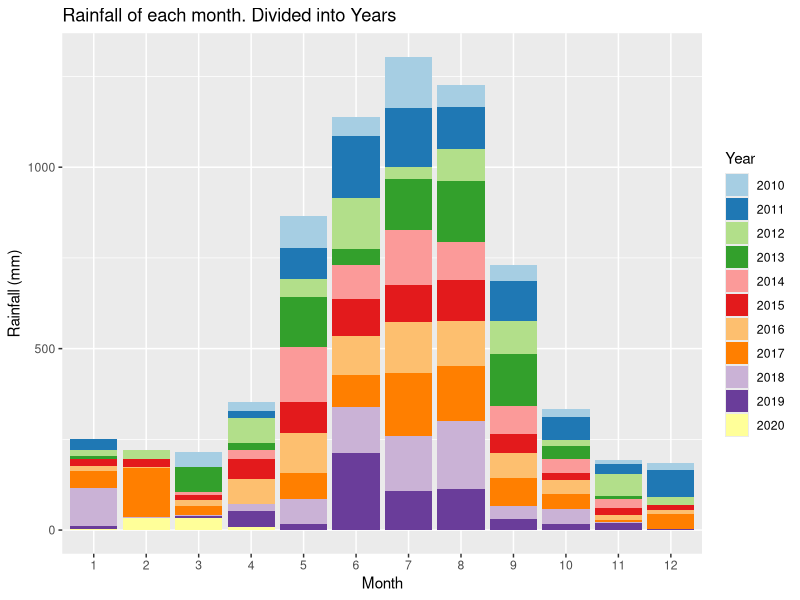
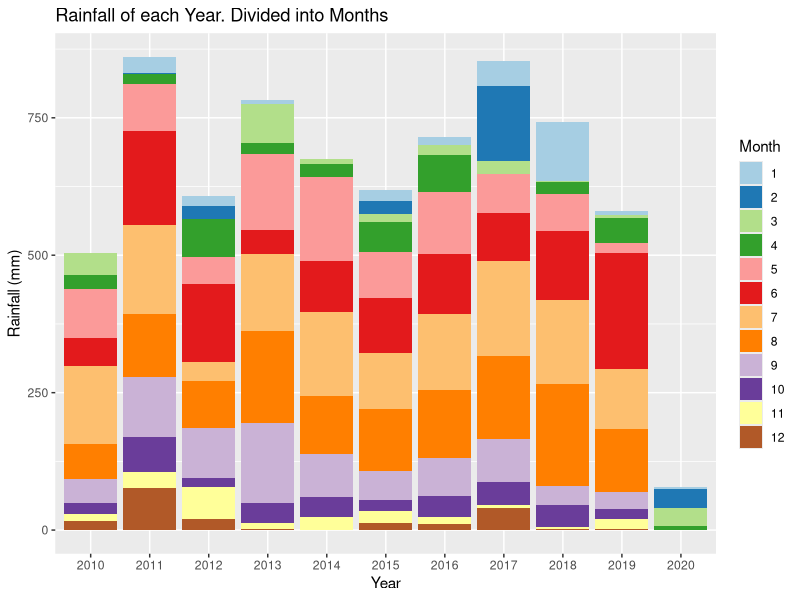
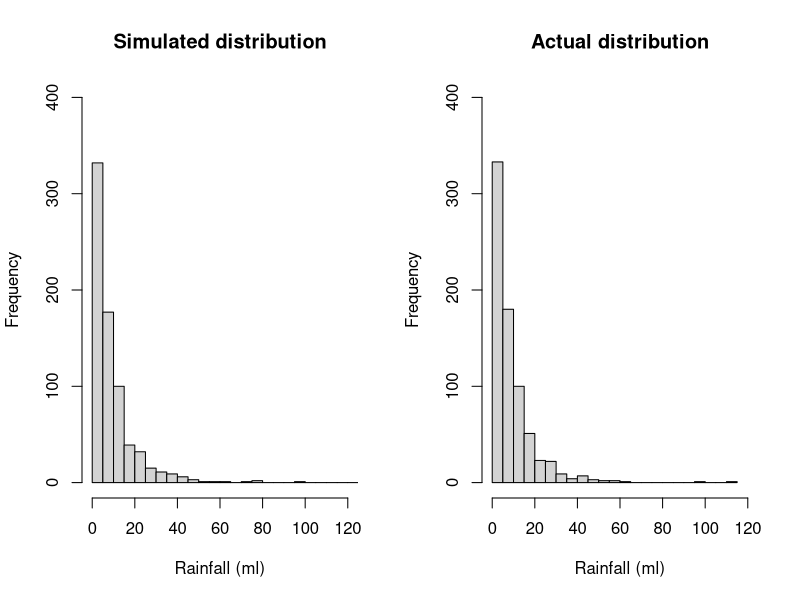
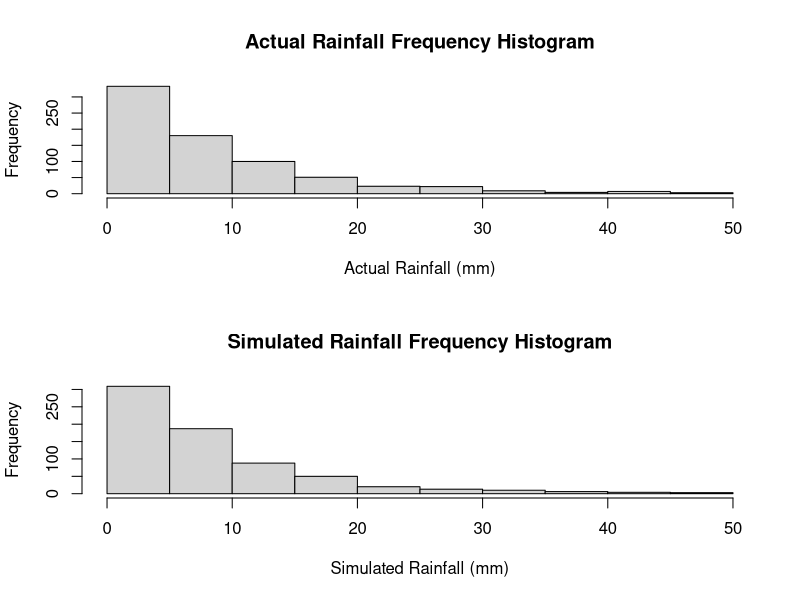
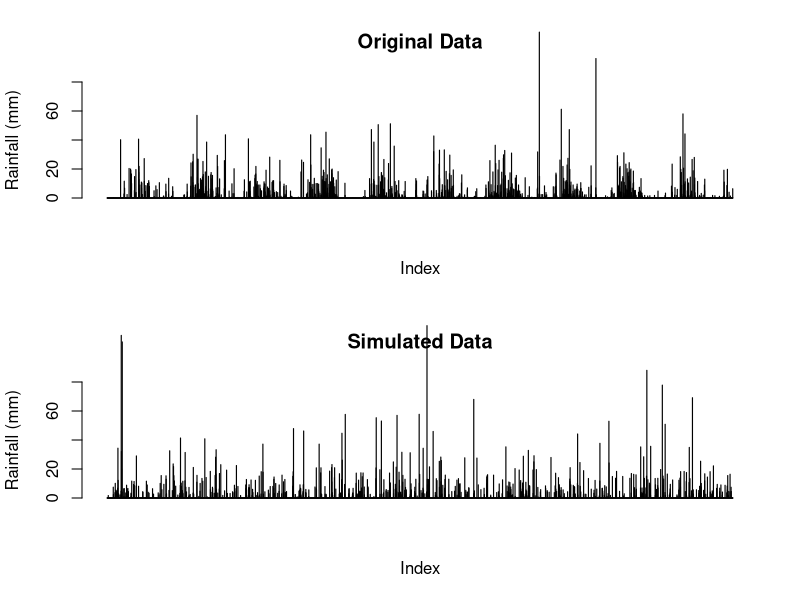
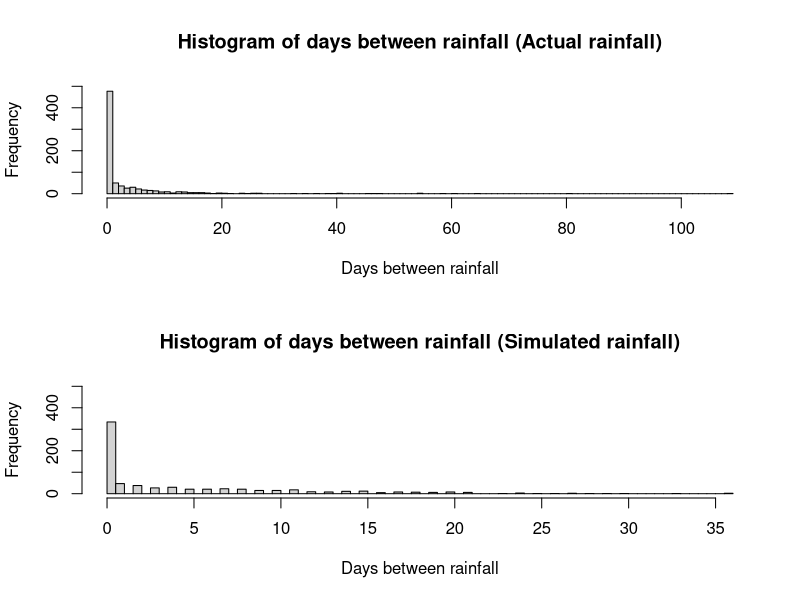
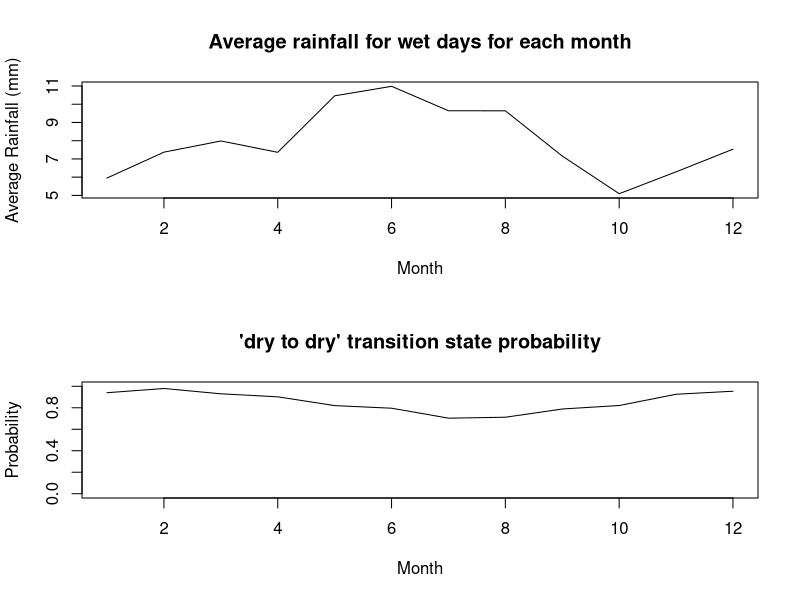
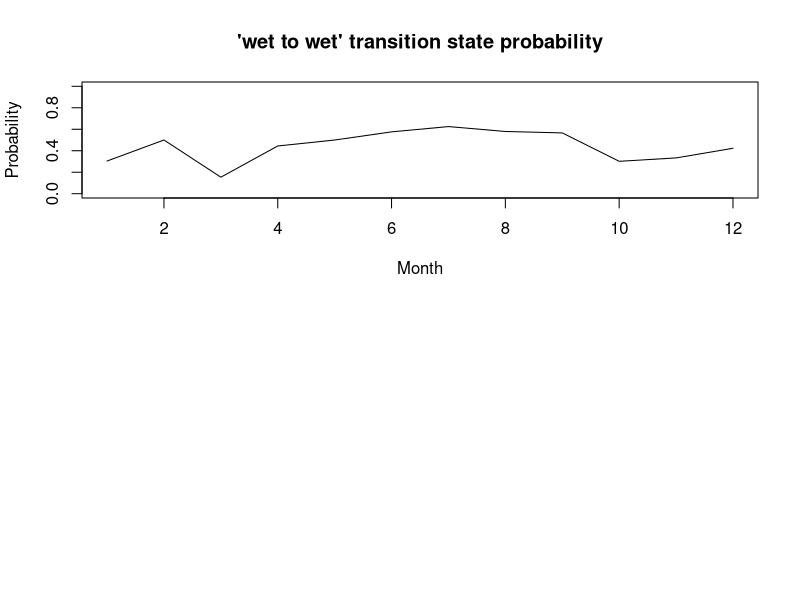

R code for these plots, in order: (Note: this script raises an error after producing the figures.)
## ---- chunk 1
knitr::opts_chunk$set(echo = TRUE)
## ---- chunk 2
# Reading in the data from the csv file
data <-  read.csv("IDCJAC0009_009225_1800_Data.csv")
weather_data <- data
weather_data <- weather_data[which(is.na(weather_data$Rainfall.amount..millimetres.) == FALSE),] # excluding rows with no rainfall record made 
## ---- chunk 3
weather_data$date <- do.call(paste, c(weather_data[c("Day", "Month", "Year")], sep = "-")) # creating a column that contains the date for easy indentification
## ---- chunk 4
# function to categorise day as either 'wet' or 'dry' for the Markov Chain functions
state <- function(x){
  stateList <- c()
  for(ii in 1:length(x)){
    if(x[ii] < 1){
      stateList <- c(stateList, "dry")
    }
    if(x[ii] >= 1){
      stateList <- c(stateList, "wet")
    }
  }
  return(stateList)
}
weather_data$state <- state(weather_data$Rainfall.amount..millimetres.)
## ---- chunk 5
head(weather_data[,c('Rainfall.amount..millimetres.','state')], 10)
## ---- chunk 6
# function establishing Markov Chain transition state. Establishing the relationship between the rainfall of a given day and the day before it.
transitionState <- function(x){
  transitionStateList <- c('') #can't find transition state of first observation
  for(i in 2:length(x)){
    if(x[i] == "dry"){
      if (x[i-1] == "dry"){
        transitionStateList <- c(transitionStateList, "DryToDry")
      }
      else {
        transitionStateList <- c(transitionStateList, "WetToDry")
      }
    }
    if(x[i] == "wet"){
      if (x[i-1] == "dry"){
        transitionStateList <- c(transitionStateList, "DryToWet")
      }
      else {
        transitionStateList <- c(transitionStateList, "WetToWet")
      }
    }
  }
  return(transitionStateList)
}
weather_data$transitionState <- transitionState(weather_data$state)
## ---- chunk 7
head(weather_data[,c('Rainfall.amount..millimetres.','state', 'transitionState')], 10)
## ---- chunk 8
train_data <- subset(weather_data, Year >= 2010) # only look at the most recent, relevant data.
library(ggplot2)
library(RColorBrewer)

# explorative plots investigating the distribution of rainfall across months and years

# Plotting the rainfall data (grouped by years and months)
# Distribution of rainfall by month (segmented by year)
ggplot(train_data, aes(x = factor(Month), y = Rainfall.amount..millimetres., fill = factor(Year))) + 
  geom_bar(stat = "identity") + 
  scale_fill_brewer(palette = "Paired") + 
  xlab("Month")+
  ylab("Rainfall (mm)")+
  labs(fill = "Year")+
  ggtitle("Rainfall of each month. Divided into Years")
# There does appear to be a rough distribution of rainfall by month. Most years May, June, July, August, and September (month 5-9) have the most rain. There are outliers

ggplot(train_data, aes(x = factor(Year), y = Rainfall.amount..millimetres., fill = factor(Month))) + 
  geom_bar(stat = "identity") + 
  scale_fill_brewer(palette = "Paired") + 
  xlab("Year")+
  ylab("Rainfall (mm)")+
  labs(fill = "Month")+
  ggtitle("Rainfall of each Year. Divided into Months")
# There does not appear to be any obvious pattern in the rainfall across the 10 years (note. 2020 only contains 4 months of data, hence the low rainfall). The average looks to be around 650-700 mm. 
## ---- chunk 9
table(train_data$Month, train_data$Year) # only four months of data in 2020
## ---- chunk 10
#Calculating transition state probabilities, in general (no respect to month or season)
weatherTable <- table(train_data$transitionState)
weatherTable

probWetToWet = weatherTable['WetToWet'] / (weatherTable['WetToWet'] + weatherTable['WetToDry'])
probWetToWet

probDryToDry = weatherTable['DryToDry'] / (weatherTable['DryToDry'] + weatherTable['DryToWet'])
probDryToDry
## ---- chunk 11
#Basic generator (No seasonal variation)

#calculated above
generateRainfallBasic <- function(genLength){
  currentState = "dry" # Years start with very little rain, so more likely to start dry
  rainAmountList <- c()
  for (i3 in 1:genLength){
    if (currentState == "dry"){
      if (runif(1) < probDryToDry){
        currentState = "dry"
      }
      else{
        currentState = "wet"
      }
    }
    else if (currentState == "wet"){
      if (runif(1) < probWetToWet){
        currentState = "wet"
      }
      else{
        currentState = "dry"
      }
    }
    #generating amount of rainfall if state is wet, else 0
    if (currentState == "wet"){
      rainAmount <- 5.66*exp(rnorm(1))
      rainAmountList <- c(rainAmountList, rainAmount)
    }
    else{
      rainAmountList <- c(rainAmountList, 0)
    }
  }
  return(rainAmountList)
}
## ---- chunk 12
#comparing log-normal against actual data, veeerryyyy close fit, will use log-normal for rainfall sim
par(mfrow=c(1,2))
p1 <- 5.66*exp(rnorm(732))
hist(p1, breaks = 30, xlim = c(0,120), ylim = c(0,400), main = "Simulated distribution", xlab = "Rainfall (ml)")

p2 <- train_data$Rainfall.amount..millimetres.[train_data$Rainfall.amount..millimetres.>1]
hist(p2, breaks = 30, xlim = c(0,120), ylim = c(0,400), main = "Actual distribution", xlab = "Rainfall (ml)")

mean(p1)
mean(p2)
## ---- chunk 13
#Basic generator tests
testRainfall = generateRainfallBasic(3761)

par(mfrow=c(2,1))
hist(train_data$Rainfall.amount..millimetres.[train_data$Rainfall.amount..millimetres.>1 & train_data$Rainfall.amount..millimetres.<50], xlab = "Actual Rainfall (mm)", main = "Actual Rainfall Frequency Histogram")
hist(testRainfall[testRainfall > 1 & testRainfall <50], xlab = "Simulated Rainfall (mm)", main = "Simulated Rainfall Frequency Histogram")

par(mfrow=c(2,1))
barplot(train_data$Rainfall.amount..millimetres., ylim = c(0,80), main = "Original Data", ylab = "Rainfall (mm)", xlab = "Index")
barplot(testRainfall, ylim = c(0,80), main = "Simulated Data", ylab = "Rainfall (mm)", xlab = "Index")
## ---- chunk 14
daysBetweenRain <- function(input){
  returnList <- c()
  currentLength <- 0
  for (i in input){
    if (i<1){
      currentLength <- currentLength + 1
    }
    else{
      returnList <- c(returnList, currentLength)
      currentLength <- 0
    }
  }
  return(returnList)
  }
## ---- chunk 15
hist(daysBetweenRain(train_data$Rainfall.amount..millimetres.)[train_data$Rainfall.amount..millimetres.>-1], main = "Histogram of days between rainfall (Actual rainfall)", breaks = 100, xlab = "Days between rainfall", ylim = c(0,500))
hist(daysBetweenRain(testRainfall)[daysBetweenRain(testRainfall)>-1], main = "Histogram of days between rainfall (Simulated rainfall)", breaks = 100, xlab = "Days between rainfall", ylim = c(0,500))
## ---- chunk 16
#Calculates the transition probabilities for each month
probTransStatesMonth <- function(input_data){
  transitonStatesMonthsFrame <- data.frame(list(rep(0, 12), list(rep(0, 12), list(rep(0,    12), list(rep(0, 12)))))) #Initialises 12x4 frame filled with zeroes (4 columns for each transition state, 12 rows for each month)
  names(transitonStatesMonthsFrame) <- c('DryToDry', 'DryToWet', 'WetToDry', 'WetToWet')

  #Makes the dataframe with the count of each transition state with each month
  for (i4 in 1:dim(input_data)[1]){
    tempTransitionState <- input_data[i4, 'transitionState']
    tempMonth <- input_data[i4, 'Month'] 
    transitonStatesMonthsFrame[tempMonth, tempTransitionState] <- transitonStatesMonthsFrame[tempMonth, tempTransitionState]+1 # increase count of tempTransitionState for month tempMonth by 1
  }

  #Calculates the transition state probabilities for each month in the data frame
  probTransitonStatesMonthsFrame <- transitonStatesMonthsFrame
  for (i in 1:dim(transitonStatesMonthsFrame)[1]){
  
    probTransitonStatesMonthsFrame[i, 'DryToDry'] <- transitonStatesMonthsFrame[i, 'DryToDry'] / (transitonStatesMonthsFrame[i, 'DryToDry'] + transitonStatesMonthsFrame[i, 'DryToWet'])
  
    probTransitonStatesMonthsFrame[i, 'DryToWet'] <- transitonStatesMonthsFrame[i, 'DryToWet'] / (transitonStatesMonthsFrame[i, 'DryToDry'] + transitonStatesMonthsFrame[i, 'DryToWet'])
    
    probTransitonStatesMonthsFrame[i, 'WetToDry'] <- transitonStatesMonthsFrame[i, 'WetToDry'] / (transitonStatesMonthsFrame[i, 'WetToDry'] + transitonStatesMonthsFrame[i, 'WetToWet'])
    probTransitonStatesMonthsFrame[i, 'WetToWet'] <- transitonStatesMonthsFrame[i, 'WetToWet'] / (transitonStatesMonthsFrame[i, 'WetToDry'] + transitonStatesMonthsFrame[i, 'WetToWet'])
    # this data frame 'probTransitionStatesMonthsFrame' will be called directly in the generator, so must be called as such when exported
  }
  return(probTransitonStatesMonthsFrame)
}
## ---- chunk 17
probTransitonStatesMonthsFrame <- probTransStatesMonth(train_data)
head(probTransitonStatesMonthsFrame, 10)
## ---- chunk 18
#testing average rainfall when its rains in each month, and for wettowet vs drytowet transitions.
test_w2w <- train_data$Rainfall.amount..millimetres.[train_data$transitionState == "WetToWet"]
test_d2w <- train_data$Rainfall.amount..millimetres.[train_data$transitionState == "DryToWet"]
mean(test_w2w)
mean(test_d2w)
wilcox.test(test_d2w, test_w2w)
#since resulting wilcox test p-value is 0.85, we conclude that theres no difference in rainfall depending on the transition state, and do not need to include it in our model.

test_rainfallPerMonth <- train_data[train_data$state == "wet",c(4,6)]
kruskal.test(Rainfall.amount..millimetres. ~ Month, data = test_rainfallPerMonth)
#p-val = 0.00016, therefore difference between average rainfall for each month

## ---- chunk 19
#calculating the mean rainfall when it rains for each month, to change how much it rains according to the generator later on. Limited to less than 60 mls as the dataset is not large enough for large rainfall amounts (such as 114ml in feburary) to not throw the mean off.
rainMonthData <- c()
for (i in 1:12){
  temp<- train_data$Rainfall.amount..millimetres.[train_data$state == "wet" & train_data$Month == i & train_data$Rainfall.amount..millimetres. < 60]
  rainMonthData <- c(rainMonthData, list(temp))
  rm(temp)
}

rainfallAvgMonth <- sapply(rainMonthData, mean)

## ---- chunk 20
plot(c(1:12), rainfallAvgMonth, type = "l", xlab = "Month", ylab = "Average Rainfall (mm)", main = "Average rainfall for wet days for each month")
## ---- chunk 21
#How the transition state probabilities vary for each month
plot(probTransitonStatesMonthsFrame$DryToDry, ylim = c(0,1), xlab = "Month", main = "'dry to dry' transition state probability", type = 'l', ylab = "Probability")
plot(probTransitonStatesMonthsFrame$WetToWet, ylim = c(0,1), xlab = "Month", main = "'wet to wet' transition state probability", type = 'l', ylab = "Probability")
## ---- chunk 22
#Weather generator accounting  for seasonal variation of transition states or something i hope
#This is just a regular version of basic generator it's mostly the same in fact if i forget to even do this it is the same

generateRainfallSeasonal <- function(input){
  # input must be weather_data or a subset of weather_data
  currentState = "dry" #can make this into a random choice later
  rainAmountList <- c()
  for (i5 in 1:dim(input)[1]){
    if (currentState == "dry"){
      if (runif(1) < probTransitonStatesMonthsFrame[input[i5, 'Month'], 'DryToDry']){ #now inputs depending on the month of input
        currentState = "dry"
      }
      else{
        currentState = "wet"
      }
    }
    else if (currentState == "wet"){
      if (runif(1) < probTransitonStatesMonthsFrame[input[i5, 'Month'], 'WetToWet']){
        currentState = "wet"
      }
      else{
        currentState = "dry"
      }
    }                                   
    #generating amount of rainfall if state is wet, else 0
    if (currentState == "wet"){
      #rainAmount <- 5.66*exp(rnorm(1)) #now log-normal dist, 5 used because is close to mean of weather_data's / the mean of what exp(rnorm(1)) is by default /// Old Version 
      rainAmount <- rainfallAvgMonth[input[i5, 'Month']]*exp(rnorm(1))/1.648 
      #average of exp(rnorm(1)) is ~1.648, so we divide by that so the average of each month will just be the actual average calculated from rainfallAvgMonth.
      rainAmountList <- c(rainAmountList, rainAmount)
    }
    else{
      rainAmountList <- c(rainAmountList, 0)
    }
  }
  return(rainAmountList)
}
## ---- chunk 23
#testing code for seasonal generator
inputSeasonalRainfall <- dplyr::select(train_data, 'Year', 'Month', 'Day') #using existing train data's dates to input to function, instead of putting in just how many to generate
testSeasonalRainfall = generateRainfallSeasonal(inputSeasonalRainfall)
## ---- chunk 24
plot_seasonal_data <- function(training_data_input,seasoned_data_rainfall, title){
  par(mfrow=c(2,1))
  barplot(training_data_input$Rainfall.amount..millimetres., ylim = c(0,80), main = c("Original Data", title), ylab = "Rainfall (mm)", xlab = "Index")
  barplot(seasoned_data_rainfall, ylim = c(0,80), main = c("Simulated Seasonal Data", title), ylab = "Rainfall (mm)", xlab = "Index")
}
plot_seasonal_data(train_data,testSeasonalRainfall, "(Perth)")
## ---- chunk 25
hist(daysBetweenRain(train_data$Rainfall.amount..millimetres.)[train_data$Rainfall.amount..millimetres.>-1], main = "Histogram of days between rainfall (Actual rainfall)", breaks = 100, xlab = "Days between rainfall", ylim = c(0,500))
hist(daysBetweenRain(testSeasonalRainfall)[daysBetweenRain(testSeasonalRainfall)>-1], main = "Histogram of days between rainfall (Simulated rainfall)", breaks = 100, xlab = "Days between rainfall", ylim = c(0,500))
## ---- chunk 26
wilcox.test(daysBetweenRain(testSeasonalRainfall), daysBetweenRain(train_data$Rainfall.amount..millimetres.))
mean(daysBetweenRain(testSeasonalRainfall)); mean(daysBetweenRain(train_data$Rainfall.amount..millimetres.))
sd(daysBetweenRain(testSeasonalRainfall)); sd(daysBetweenRain(train_data$Rainfall.amount..millimetres.))
## ---- chunk 27
#comparing log-normal against actual data, veeerryyyy close fit, will use log-normal for rainfall sim
p1 <- 5.66*exp(rnorm(732))
p1 <- p1[p1>1]
hist(p1, breaks = 30, xlim = c(0,120), ylim = c(0,400), main = "Simulated distribution")

p2 <- train_data$Rainfall.amount..millimetres.[train_data$Rainfall.amount..millimetres.>1]
hist(p2, breaks = 30, xlim = c(0,120), ylim = c(0,400), main = "actual distribution")
## ---- chunk 28
set.seed(100345)
sampID <- sample.int(nrow(train_data), size = 0.8*nrow(train_data), replace = FALSE)
train_data <- train_data[sampID,] # 80% of data for training
test_data <- train_data[-sampID,] # 20% for testing
## ---- chunk 29
probTransitonStatesMonthsFrame <- probTransStatesMonth(train_data) # retraining seasonal generator probTransitionStatesMonthsFrame with new training data (now only 80% of the original train_data)
# calucating the new average rainfall for each month
rainMonthData <- c()
for (i in 1:12){
  temp<- train_data$Rainfall.amount..millimetres.[train_data$state == "wet" & train_data$Month == i & train_data$Rainfall.amount..millimetres. < 60]
  rainMonthData <- c(rainMonthData, list(temp))
  rm(temp)
}
rainfallAvgMonth <- sapply(rainMonthData, mean)
## ---- chunk 30
#generates a simulation with the same number of observations as test_data (20% of the total data)
testSeasonalRainfall20 = generateRainfallSeasonal(test_data) 
## ---- chunk 31
par(mfrow = c(2, 1))
barplot(testSeasonalRainfall20, ylab = "Rainfall (mm)", xlab = "index", main = "Simulated data")
barplot(test_data$Rainfall.amount..millimetres., ylab = "Rainfall (mm)", xlab  = "index", main = "Actual data")
## ---- chunk 32
# Wilcoxon signed rank test
WT <- wilcox.test(testSeasonalRainfall20, test_data$Rainfall.amount..millimetres., paired=T)
print("Wilcoxon rank sum p-value")
WT$p.value
# paired student t test
TT <- t.test(testSeasonalRainfall20, test_data$Rainfall.amount..millimetres., paired=T)
print("t-test p-value")
TT$p.value
## ---- chunk 33
train_data <- subset(weather_data, Year >= 2010)
train10_data <- subset(weather_data, Year >= 2009 & Year < 2019)
data_2019 <- subset(weather_data, Year == 2019)
## ---- chunk 34
probTransitonStatesMonthsFrame <- probTransStatesMonth(train10_data) # retraining seasonal generator probTransitionStatesMonthsFrame with train10_data
set.seed(10356)
monthList <- subset(weather_data, Year == 2019) # a year that isn't a leap year to get the month list, as generation algorithm only requires months
monthList <- monthList['Month']
testSeasonalRainfall10 <- generateRainfallSeasonal(monthList)
## ---- chunk 35
#compare generated year against 2019
par(mfrow = c(2,1))
barplot(testSeasonalRainfall10, xlab = "Index", ylab = "Rainfall (mm)", main = "Simulated Rainfall")
barplot(data_2019$Rainfall.amount..millimetres., xlab = "Index", ylab = "Rainfall (mm)", main = "2019 Rainfall")
## ---- chunk 36
# check other years for comparison
par(mfrow = c(3,2))
barplot(testSeasonalRainfall10, xlab = "Index", ylab = "Rainfall (mm)", main = "Simulated Rainfall")
year <- subset(weather_data, Year == 2015)
barplot(year$Rainfall.amount..millimetres., xlab = "Index", ylab = "Rainfall (mm)", main = "2015 Rainfall")
year <- subset(weather_data, Year == 2008)
barplot(year$Rainfall.amount..millimetres., xlab = "Index", ylab = "Rainfall (mm)", main = "2008 Rainfall")
year <- subset(weather_data, Year == 2015)
barplot(year$Rainfall.amount..millimetres., xlab = "Index", ylab = "Rainfall (mm)", main = "2017 Rainfall")
year <- subset(weather_data, Year == 2007)
barplot(year$Rainfall.amount..millimetres., xlab = "Index", ylab = "Rainfall (mm)", main = "2007 Rainfall")
year <- subset(weather_data, Year == 2013)
barplot(year$Rainfall.amount..millimetres., xlab = "Index", ylab = "Rainfall (mm)", main = "2013 Rainfall")
rm(year)
## ---- chunk 37
# Creates a graph of difference in rainfall for years, weeks, months, years to see if there are any potential patterns.
# Creates a list of the weekly rainfall
RainfallWeekly <- data.frame("Rainfall (mm)", "Week")
colnames(RainfallWeekly) <- c("Rainfall (mm)", "Week")
RainfallWeekly$`Rainfall (mm)` <- as.numeric(RainfallWeekly$`Rainfall (mm)`)
RainfallWeekly$Week <- as.numeric(RainfallWeekly$Week)
week = 1
weekRain = 0
for(ii in c(1: nrow(weather_data))){
  weekRain = weekRain + weather_data[ii, 6] # rainfall amount for that row
  
  if(ii%%7 == 0){ # every 7th row
    RainfallWeekly[(ii/7), 1] <- weekRain # 1 row of RainfallWeekly created every 7 rows (1 weeks) - inserting rainfall total for that week
    RainfallWeekly[(ii/7), 2] <- week
    week = week + 1
    weekRain = 0 # clear total rainfall to prepare for next week
  }
}
## ---- chunk 38
RainfallWeeklyDiff <- data.frame(c(1:(nrow(RainfallWeekly)-1)), c(1:(nrow(RainfallWeekly)-1))) # data frame with two columns, one less row than RainfallWeekly
colnames(RainfallWeeklyDiff) <- c("Rainfall diff (mm)", "Week")
RainfallWeeklyDiff$`Rainfall diff (mm)` <- diff(RainfallWeekly$`Rainfall (mm)`) # change in weeks
## ---- chunk 39
# plot first 700 weeks first against the difference in rainfall, and then the rainfall per week
par(mfrow = c(4,1))
plot(RainfallWeeklyDiff[c(1:350), 2], RainfallWeeklyDiff[c(1:350), 1], xlab = "week", ylab = "change in rainfall (mm)", cex = 2, type = "b", main = "Difference in rainfall (mm) by week")
plot(RainfallWeekly[c(1:350), 2], RainfallWeekly[c(1:350), 1], xlab = "week", ylab = "rainfall (mm)", type = "l", main = "Rainfall (mm) by week")
plot(RainfallWeeklyDiff[c(351:700), 2], RainfallWeeklyDiff[c(351:700), 1], xlab = "week", ylab = "change in rainfall (mm)", cex = 2, type = "b", main = "Difference in rainfall (mm) by week")
plot(RainfallWeekly[c(351:700), 2], RainfallWeekly[c(351:700), 1], xlab = "week", ylab = "rainfall (mm)", type = "l", main = "Rainfall (mm) by week")
## ---- chunk 40
# might remove this, already show first 700 weeks

# plot second 700 weeks first against the difference in rainfall, and then the rainfall per week
par(mfrow = c(4,1))
plot(RainfallWeeklyDiff[c(701:1050), 2], RainfallWeeklyDiff[c(701:1050), 1], xlab = "week", ylab = "change in rainfall (mm)", cex = 2, type = "b")
plot(RainfallWeekly[c(701:1050), 2], RainfallWeekly[c(701:1050), 1], xlab = "week", ylab = "rainfall (mm)", type = "l")
plot(RainfallWeeklyDiff[c(1051:1414), 2], RainfallWeeklyDiff[c(1051:1414), 1], xlab = "week", ylab = "change in rainfall (mm)", cex = 2, type = "b")
plot(RainfallWeekly[c(1051:1414), 2], RainfallWeekly[c(1051:1414), 1], xlab = "week", ylab = "rainfall (mm)", type = "l")
## ---- chunk 41
rainSort_2019 <- data_2019$Rainfall.amount..millimetres.
# qqplot before removing 'dry' days
par(mfrow=c(1,2))
qqnorm(rainSort_2019, pch = 1, frame = F, main = "Normal Q-Q Plot of Rainfall 2019 (including dry days)")
qqline(rainSort_2019, col = "red", lwd = 2)
rainSort_2019 <- rainSort_2019[which(rainSort_2019 != 0)]
# qqplot after removing 'dry' days
qqnorm(rainSort_2019, pch = 1, frame = F, main = "Normal Q-Q Plot of Rainfall 2019 (excluding dry days)")
qqline(rainSort_2019, col = "red", lwd = 2)

# data is not normally distributed
rm(rainSort_2019)
## ---- chunk 42
# Function that returns the sum of ranks of difference (w+ and w-) that are part of the Wilcoxon signed rank calculations
returnRanks <- function(simulated, actual){
  diffs <- (simulated - actual)
  diffs <- diffs[diffs != 0]
  posDifs <- which(diffs > 0)
  negDiffs <- which(diffs < 0)
  rank <- rank(abs(diffs))
  rankPosDiff <- sum(rank[posDifs])
  rankNegDiff <- sum(rank[negDiffs]) 
  return(c(rankPosDiff, rankNegDiff))
}

## ---- chunk 43
wilcox <- function(seed, year){
  set.seed(seed)
  rainYear <- subset(weather_data, Year == year) # a year that isn't a leap year to get the month list, as generation algorithm only requires months
  monthList <- rainYear['Month']
  simRainfall <- generateRainfallSeasonal(monthList)

  # test of testSeasonalRainfall10 against 2019 rainfall (testSeasonalRainfall10 was simulation of 2019 rainfall)
  print(wilcox.test(rainYear$Rainfall.amount..millimetres., simRainfall, paired = T, alternative = "t", conf.int = T, conf.level = 0.95))
  WP <- wilcox.test(rainYear$Rainfall.amount..millimetres., simRainfall, paired = T, alternative = "t", conf.int = T, conf.level = 0.95)
  cat("P-value is",WP$p.value,"\n")

  # manual calculation of Wilcoxon signed rank values 

  sumRanks <- returnRanks(simRainfall, rainYear$Rainfall.amount..millimetres.)
  cat(sumRanks[1], "is the sum of the ranks of the positive differences","\n")
  cat(sumRanks[2], "is the sum of the ranks of the negative differences","\n")

  par(mfrow = c(2,1))
 barplot(simRainfall, xlab = "Index", ylab = "Rainfall (mm)", main = "Simulated Rainfall")
 barplot(rainYear$Rainfall.amount..millimetres., xlab = "Index", ylab = "Rainfall (mm)",  main = "Actual Rainfall")
}
wilcox(40464, 2019)
## ---- chunk 44
wilcox(12345, 2019)
wilcox(347876, 2019)
wilcox(3456789, 2019)
## ---- chunk 45
# looking at the four total simulations created, there is generally no significant different between the simulated rainfall and the actual rainfall. 
# However looking at rankPosDiff and rankNegDiff calculated for each (the sum of the ranks of the positive and negative differences between the simulated and actual data respectively), the simulated rainfall was consistently larger than the actual data 
# The reason for this is likely because 2019 had a very small amount of rainfall compared to the rest of the years.
sum(train10_data$Rainfall.amount..millimetres.)/10 #/10 to get average of 10 years of rain data
sum(rain2019$Rainfall.amount..millimetres.)
## ---- chunk 46
median(simRainfall2019)
median(rain2019$Rainfall.amount..millimetres.)

# given the number of dry days, it makes sense that the median's would be very similar in the Wilcoxon Signed Rank test
# To perform the Wilcoxon Signed Rank test we remove those dates from testSeasonalRainfall10
# 2019 is a non leap year so February will have 28 days
#October 5th and December 19th are missing, so we remove them
month_result <- which(rain2019$date == "4-10-2019" | rain2019$date=="18-12-2019")
simRainfall2019 <- testSeasonalRainfall10
# Test of testSeasonalRainfall10 against 2019 rainfall (testSeasonalRainfall10 was simulation of 2019 rainfall)
wilcox.test(simRainfall2019, rain2019$Rainfall.amount..millimetres., paired = T, alternative = "t")

# Since the p-value is relatively high, it can be concluded that there is no significant diference between the simulated 2019 data and the actual 2019 data. 
# While the simulation may not be an accurate prediction of 2019 (as seen in the barplots), the simulation was also not logically flawed, as there is not a significant difference between the median of the simulation and the median of the actual.
#Furthermore, a qucik comparison of the medians in the Wilcoxon Signed Rank test shows that (as expected) they are also very similar.
cat("Median of actual and simulated rainfall respectively: ", median(rain2019$Rainfall.amount..millimetres.), median(simRainfall2019))
rm(simRainfall2019)
## ---- chunk 47
# looking at 2013 data (which had a larger than average amount of rain)
rain2013 <- subset(weather_data, Year == 2013)
monthList <- subset(weather_data, Year == 2013) # A year that isn't a leap year to get the month list, as generation algorithm only requires months
monthList <- monthList['Month']
simRainfall2013 <- generateRainfallSeasonal(monthList)
wilcox.test(simRainfall2013, rain2013$Rainfall.amount..millimetres., paired = T, conf.int = T, conf.level = 0.95)

par(mfrow = c(2,1))
barplot(simRainfall2013, xlab = "Index", ylab = "Rainfall (mm)", main = "Simulated Rainfall")
barplot(rain2013$Rainfall.amount..millimetres., xlab = "Index", ylab = "Rainfall (mm)", main = "2013 Rainfall")

diffs <- (simRainfall2013 - rain2013$Rainfall.amount..millimetres.)
diffs <- diffs[diffs != 0]
posDifs <- which(diffs > 0)
negDiffs <- which(diffs < 0)
rank <- rank(abs(diffs))
rankPosDiff <- sum(rank[posDifs])
rankNegDiff <- sum(rank[negDiffs]) 

rankPosDiff
rankNegDiff
mean(diffs)
## ---- chunk 48
# Reading in the data from the csv file for the Sydney Location
data2 <-  read.csv("IDCJAC0009_066062_1800_Data.csv")
weather_data2 <- data2
weather_data2 <- weather_data2[which(is.na(weather_data2$Rainfall.amount..millimetres.) == FALSE),] #excluding rows with no rainfall record made
weather_data$date2 <- do.call(paste, c(weather_data[c("Day", "Month", "Year")], sep = "-")) #creating a column that contains the date for easy indentification
train_data2 <- subset(weather_data2, Year >= 2010)
inputSeasonalRainfall2 <- dplyr::select(train_data2, 'Year', 'Month', 'Day')
testSeasonalRainfall2 = generateRainfallSeasonal(inputSeasonalRainfall2)
plot_seasonal_data(train_data2,testSeasonalRainfall2, "(Sydney)")
## ---- chunk 49
train_data2 <- subset(weather_data2, Year >= 2010)
train10_data2 <- subset(weather_data2, Year >= 2009 & Year < 2019)
data_2019_2 <- subset(weather_data2, Year == 2019)
## ---- chunk 50
probTransitonStatesMonthsFrame <- probTransStatesMonth(train10_data2) # retraining seasonal generator probTransitionStatesMonthsFrame with train10_data
set.seed(10546)
monthList_2 <- subset(weather_data2, Year == 2019) # a year that isn't a leap year to get the month list, as generation algorithm only requires months
monthList_2 <- monthList_2['Month']
testSeasonalRainfall10_2 <- generateRainfallSeasonal(monthList_2)
## ---- chunk 51
#compare generated year against 2019
par(mfrow = c(2,1))
barplot(testSeasonalRainfall10, xlab = "Index", ylab = "Rainfall (mm)", main = "Simulated Rainfall")
barplot(data_2019$Rainfall.amount..millimetres., xlab = "Index", ylab = "Rainfall (mm)", main = "2019 Rainfall")
# Conclusion and summary of the findings:
